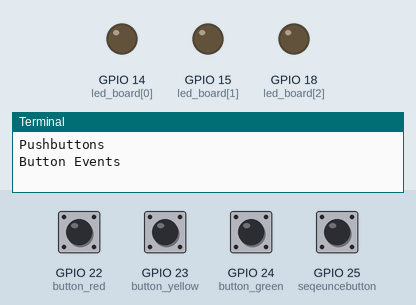
Recording of a program running on a simulated Raspberry Pi (BCM pin numbers). Shown: output pins drawn as LEDs (lit = HIGH), the last lines printed to the terminal. The test bench sets the inputs (shaded band); at power-on: GPIO 22 (button_red), GPIO 23 (button_yellow), GPIO 24 (button_green), GPIO 25 (seqeuncebutton) HIGH.

Above: at 1.2 s.
1.3 s: GPIO 22 (button_red) pulled LOW for 0.15 s
At 2.0 s:
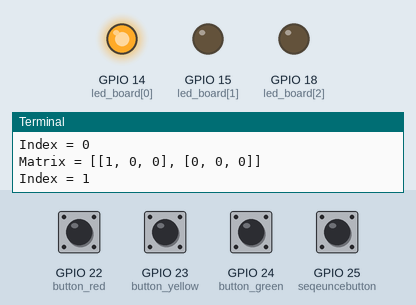
3.8 s: GPIO 23 (button_yellow) pulled LOW for 0.15 s
At 4.6 s:
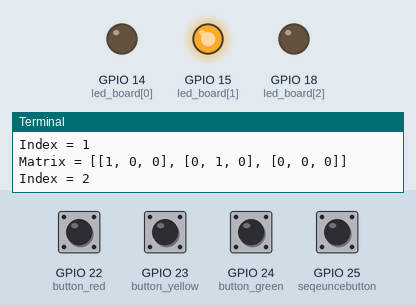
6.3 s: GPIO 24 (button_green) pulled LOW for 0.15 s
At 7.0 s:
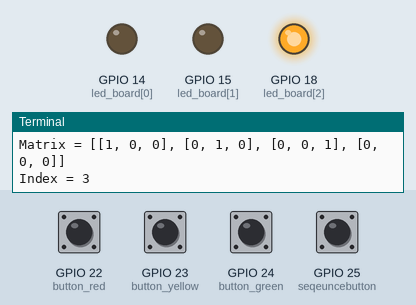
8.8 s: GPIO 25 (seqeuncebutton) pulled LOW for 0.15 s
At 11.4 s:
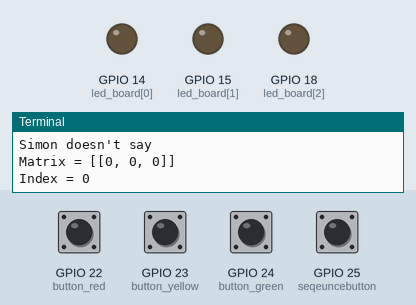
Timing chart, 0 to 12.8 s (numbered marks = the images above; inputs shaded):
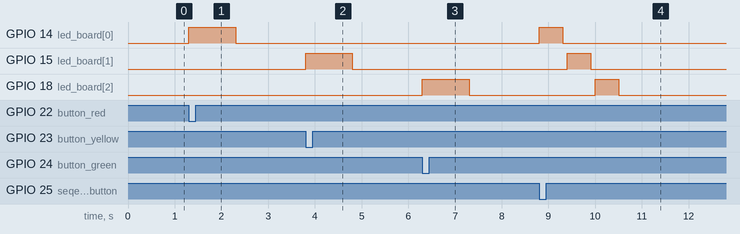

Measured:
- after the input at 1.3 s, GPIO 14 (led_board[0]): LOW → HIGH at once, → LOW 1.0 s later
- after the input at 3.8 s, GPIO 15 (led_board[1]): LOW → HIGH at once, → LOW 1.0 s later
- after the input at 6.3 s, GPIO 18 (led_board[2]): LOW → HIGH at once, → LOW 1.0 s later
- after the input at 8.8 s, GPIO 14 (led_board[0]): LOW → HIGH at once, → LOW 0.50 s later; GPIO 15 (led_board[1]): LOW → HIGH after 0.60 s, → LOW 0.50 s later; GPIO 18 (led_board[2]): LOW → HIGH after 1.2 s, → LOW 0.50 s later

The program:

sequence_repeater.py
```python
import gpiozero as gz
import time
import signal

n=0
global seq
seq=[[0,0,0]]

# TODO Code seems to work, but I need to find a way to save code in-between function runs so it can properly index

def some_helper_function(led_board, brightnessR, brightnessY, brightnessG):
    print("Some helper function")
    print("Matrix =", seq)
    print("Index =", n)
    led_board.value = (brightnessR, brightnessY, brightnessG)
    matrix_maker(brightnessR, brightnessY, brightnessG)
    time.sleep(1)
    led_board.off()
    time.sleep(0.1)

def matrix_maker(brightnessR, brightnessY, brightnessG):
    global n
    global seq
    seq[n][0]=brightnessR
    seq[n][1]=brightnessY
    seq[n][2]=brightnessG
    n +=1
    seq.append([0,0,0])
    print("Matrix =", seq)
    print("Index =", n)

def sequence_function(led_board,seq,n):
    print("Simon doesn't say")
    for k in range(n):
        led_board.value = (seq[k][0],seq[k][1],seq[k][2])
        time.sleep(0.5)
        led_board.off()
        time.sleep(0.1)
    reset_sequence()

def reset_sequence():
    global n
    n=0
    global seq
    seq=[[0,0,0]]
    print("Matrix =", seq)
    print("Index =", n)

def button_events():
    print("Button Events")
    button_red = gz.Button(22)
    button_yellow = gz.Button(23)
    button_green = gz.Button(24)
    seqeuncebutton = gz.Button(25)
    led_board=gz.LEDBoard(14,15,18,pwm=True)

    button_red.when_pressed = lambda: some_helper_function(led_board,1,0,0)
    button_yellow.when_pressed = lambda: some_helper_function(led_board,0,1,0)
    button_green.when_pressed = lambda: some_helper_function(led_board,0,0,1)
    seqeuncebutton.when_pressed = lambda: sequence_function(led_board,seq,n)
    signal.pause()

def main():
    print("Pushbuttons")
    button_events()

main()
```
